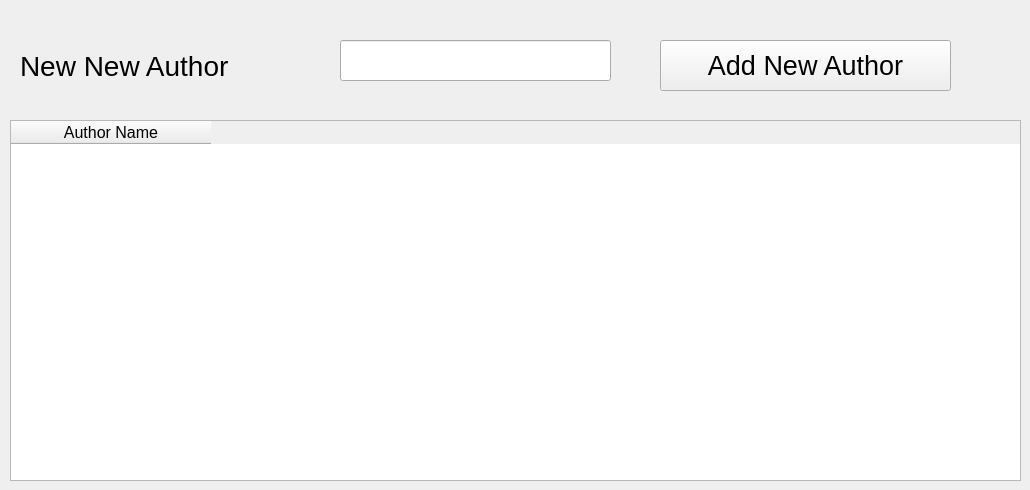
      <widget class="QWidget" name="tab_35">
       <attribute name="title">
        <string>Author</string>
       </attribute>
       <widget class="QPushButton" name="pushButton_52">
        <property name="geometry">
         <rect>
          <x>660</x>
          <y>40</y>
          <width>291</width>
          <height>51</height>
         </rect>
        </property>
        <property name="font">
         <font>
          <family>Segoe UI</family>
          <pointsize>20</pointsize>
          <strikeout>false</strikeout>
         </font>
        </property>
        <property name="text">
         <string>Add New Author</string>
        </property>
       </widget>
       <widget class="QLineEdit" name="lineEdit_75">
        <property name="geometry">
         <rect>
          <x>340</x>
          <y>40</y>
          <width>271</width>
          <height>41</height>
         </rect>
        </property>
       </widget>
       <widget class="QLabel" name="label_99">
        <property name="geometry">
         <rect>
          <x>20</x>
          <y>50</y>
          <width>291</width>
          <height>31</height>
         </rect>
        </property>
        <property name="font">
         <font>
          <family>Segoe UI</family>
          <pointsize>21</pointsize>
          <strikeout>false</strikeout>
         </font>
        </property>
        <property name="text">
         <string>New New Author</string>
        </property>
       </widget>
       <widget class="QTableWidget" name="tableWidget_13">
        <property name="enabled">
         <bool>true</bool>
        </property>
        <property name="geometry">
         <rect>
          <x>10</x>
          <y>120</y>
          <width>1011</width>
          <height>361</height>
         </rect>
        </property>
        <property name="font">
         <font>
          <family>Segoe UI</family>
          <pointsize>20</pointsize>
          <strikeout>false</strikeout>
         </font>
        </property>
        <attribute name="horizontalHeaderDefaultSectionSize">
         <number>200</number>
        </attribute>
        <attribute name="verticalHeaderMinimumSectionSize">
         <number>50</number>
        </attribute>
        <attribute name="verticalHeaderDefaultSectionSize">
         <number>51</number>
        </attribute>
        <column>
         <property name="text">
          <string>Author Name</string>
         </property>
         <property name="font">
          <font>
           <pointsize>12</pointsize>
          </font>
         </property>
         <property name="textAlignment">
          <set>AlignCenter</set>
         </property>
        </column>
       </widget>
      </widget>
